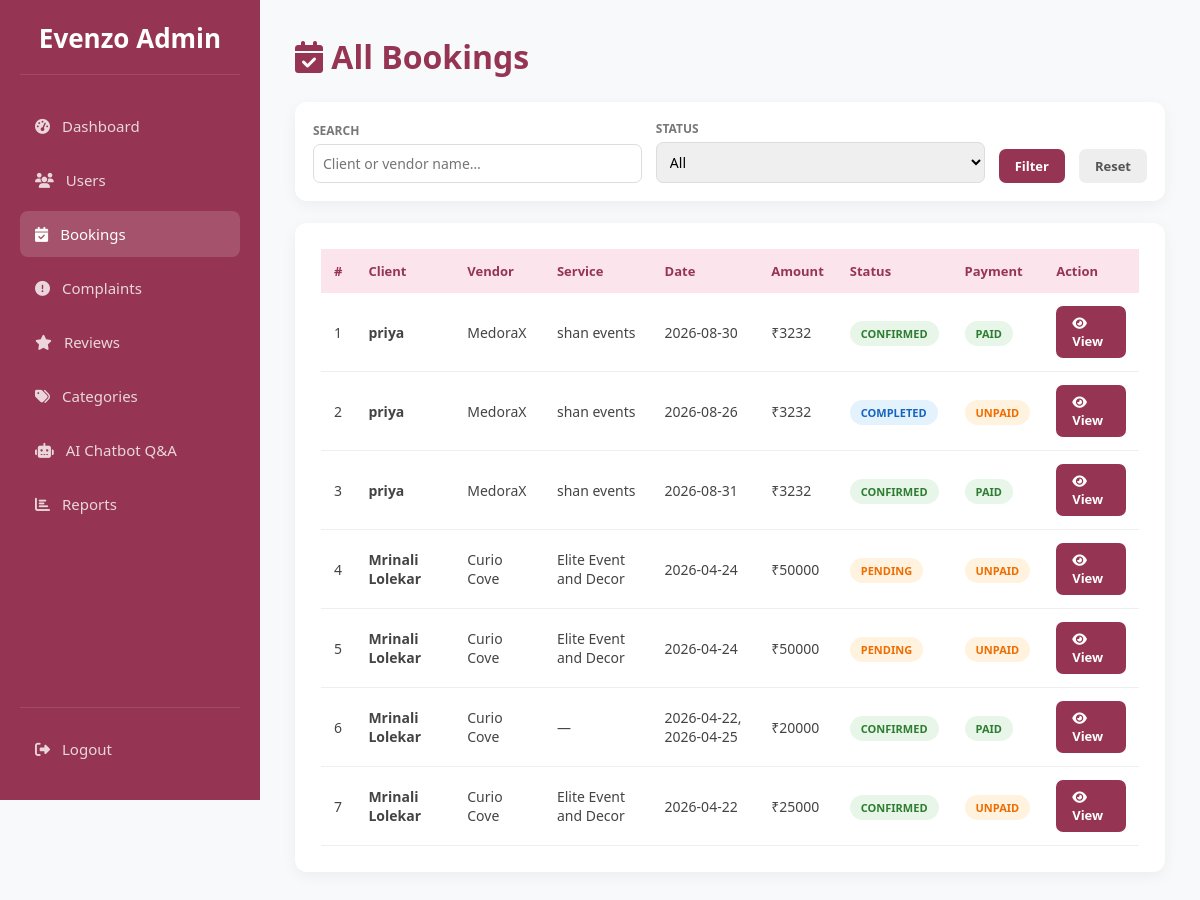
Screenshot of /admin/bookings (signed in) with the database file from the repository.
### tables this page shows
CREATE TABLE bookings (
            id INTEGER PRIMARY KEY AUTOINCREMENT,
            client_id INTEGER NOT NULL,
            manager_id INTEGER NOT NULL,
            service_id INTEGER,
            event_date DATE NOT NULL,
            status TEXT DEFAULT 'pending', -- pending, confirmed, rejected
            total_amount REAL,
            payment_status TEXT DEFAULT 'unpaid',
            created_at TIMESTAMP DEFAULT CURRENT_TIMESTAMP, client_phone TEXT, client_message TEXT, selected_package TEXT, event_location TEXT, cancelled_by TEXT, cancel_reason TEXT, transaction_id TEXT, receipt_number TEXT,
            FOREIGN KEY (client_id) REFERENCES users (id),
            FOREIGN KEY (manager_id) REFERENCES users (id),
            FOREIGN KEY (service_id) REFERENCES services (id)
        );

CREATE TABLE users (
            id INTEGER PRIMARY KEY AUTOINCREMENT,
            full_name TEXT NOT NULL,
            email TEXT UNIQUE NOT NULL,
            password TEXT NOT NULL,
            role TEXT CHECK(role IN ('user', 'admin', 'eventmanager')) NOT NULL,
            is_approved INTEGER DEFAULT 0, -- 0=Pending, 1=Approved by Admin
            created_at TIMESTAMP DEFAULT CURRENT_TIMESTAMP
        , reset_otp TEXT, is_active INTEGER DEFAULT 1);

CREATE TABLE manager_profiles (
            id INTEGER PRIMARY KEY AUTOINCREMENT,
            user_id INTEGER NOT NULL,
            business_name TEXT NOT NULL,
            phone TEXT NOT NULL,
            license_path TEXT, -- Path to uploaded JPEG/PDF license
            bio TEXT,
            base_price REAL DEFAULT 0.0,
            rating REAL DEFAULT 0.0, profile_pic TEXT, location TEXT, -- For the "Ratings/Reviews system"
            FOREIGN KEY (user_id) REFERENCES users (id) ON DELETE CASCADE
        );

CREATE TABLE services (
                id INTEGER PRIMARY KEY AUTOINCREMENT,
                manager_id INTEGER NOT NULL,
                category TEXT,
                service_name TEXT NOT NULL,
                service_location TEXT,       
                services_offered TEXT,       
                experience_years INTEGER,    
                pricing TEXT,                
                images TEXT,                 
                description TEXT, unavailable_dates TEXT, pkg_basic_name TEXT DEFAULT 'Basic (Silver)', pkg_basic_price REAL DEFAULT 0.0, pkg_basic_desc TEXT, pkg_premium_name TEXT DEFAULT 'Premium (Gold)', pkg_premium_price REAL DEFAULT 0.0, pkg_premium_desc TEXT, pkg_luxury_name TEXT DEFAULT 'Luxury (Platinum)', pkg_luxury_price REAL DEFAULT 0.0, pkg_luxury_desc TEXT, package_tier TEXT DEFAULT 'Standard', is_active INTEGER DEFAULT 1,
                FOREIGN KEY (manager_id) REFERENCES users (id) ON DELETE CASCADE
            );

### app.py (the view)
@app.route('/admin/bookings')
def admin_bookings():
    if 'user_id' not in session or session['role'] != 'admin':
        return redirect(url_for('index'))
    conn = get_db_connection()
    status_f = request.args.get('status', '')
    search   = request.args.get('q', '')
    query = '''
        SELECT b.*, u.full_name as client_name, m.business_name, s.service_name
        FROM bookings b
        JOIN users u ON b.client_id=u.id
        JOIN manager_profiles m ON b.manager_id=m.user_id
        LEFT JOIN services s ON b.service_id=s.id WHERE 1=1
    '''
    params = []
    if status_f:
        query += " AND b.status=?"
        params.append(status_f)
    if search:
        query += " AND (u.full_name LIKE ? OR m.business_name LIKE ?)"
        params += [f'%{search}%', f'%{search}%']
    query += " ORDER BY b.created_at DESC"
    bookings = conn.execute(query, params).fetchall()
    conn.close()
    return render_template('admin_bookings.html', bookings=bookings, status_f=status_f, search=search)

### app.py (called while the page is built)
def get_db_connection():
    conn = sqlite3.connect('database.db', timeout=10)
    conn.row_factory = sqlite3.Row
    conn.execute("PRAGMA foreign_keys = ON")
    return conn

### frontend/templates/admin_bookings.html (shortened to what this page needs)
<!DOCTYPE html>
<html lang="en">
<head>
<link rel="stylesheet" href="https://cdnjs.cloudflare.com/ajax/libs/font-awesome/6.4.0/css/all.min.css">
</head>
<body>
<div class="sidebar">
  <div class="logo">Evenzo Admin</div>
  <nav>
    <a class="nav-item" href="{{ url_for('admin_dashboard') }}"><i class="fas fa-tachometer-alt"></i> Dashboard</a>
    <a class="nav-item" href="{{ url_for('admin_users') }}"><i class="fas fa-users"></i> Users</a>
    <a class="nav-item active" href="{{ url_for('admin_bookings') }}"><i class="fas fa-calendar-check"></i> Bookings</a>
    <a class="nav-item" href="{{ url_for('admin_complaints') }}"><i class="fas fa-exclamation-circle"></i> Complaints</a>
    <a class="nav-item" href="{{ url_for('admin_reviews') }}"><i class="fas fa-star"></i> Reviews</a>
    <a class="nav-item" href="{{ url_for('admin_categories') }}"><i class="fas fa-tags"></i> Categories</a>
    <a class="nav-item" href="{{ url_for('admin_chatbot') }}"><i class="fas fa-robot"></i> AI Chatbot Q&A</a>
    <a class="nav-item" href="{{ url_for('admin_reports') }}"><i class="fas fa-chart-bar"></i> Reports</a>
  </nav>
  <div class="logout-box"><a class="nav-item" href="{{ url_for('logout') }}"><i class="fas fa-sign-out-alt"></i> Logout</a></div>
</div>
<div class="main">
  <h1 style="color:var(--primary);margin-bottom:24px"><i class="fas fa-calendar-check"></i> All Bookings</h1>
  <form method="GET" class="filter-bar">
    <div class="fg"><label>Search</label><input name="q" value="{{ search }}" placeholder="Client or vendor name…"></div>
    <div class="fg"><label>Status</label>
      <select name="status">
        <option value="">All</option>
      </select>
    </div>
    <button type="submit" class="btn">Filter</button>
    <a href="{{ url_for('admin_bookings') }}" class="btn" style="background:#eee;color:#555;text-decoration:none">Reset</a>
  </form>
  <div class="card">
    {% if bookings %}
    <div style="overflow-x:auto">
    <table><thead><tr><th>#</th><th>Client</th><th>Vendor</th><th>Service</th><th>Date</th><th>Amount</th><th>Status</th><th>Payment</th><th>Action</th></tr></thead><tbody>
    {% for b in bookings %}
    <tr>
      <td>{{ loop.index }}</td>
      <td><strong>{{ b.client_name }}</strong></td>
      <td>{{ b.business_name }}</td>
      <td>{{ b.service_name or '—' }}</td>
      <td>{{ b.event_date }}</td>
      <td>₹{{ "%.0f"|format(b.total_amount or 0) }}</td>
      <td><span class="badge badge-{{ b.status }}">{{ b.status }}</span></td>
      <td><span class="badge badge-{{ b.payment_status }}">{{ b.payment_status }}</span></td>
      <td><a href="{{ url_for('admin_view_booking', booking_id=b.id) }}" class="btn btn-view btn-sm"><i class="fas fa-eye"></i> View</a></td>
    </tr>
    {% endfor %}
    </tbody></table></div>
    {% else %}
    <p style="text-align:center;padding:40px;color:#aaa">No bookings found.</p>
    {% endif %}
  </div>
</div>
</body>
</html>

### frontend/templates/admin_bookings.html (style rules this page uses)
:root { --primary:#953553;--bg:#f8f9fa;--sw:260px }
* { margin:0;padding:0;box-sizing:border-box;font-family:'Segoe UI',sans-serif }
body { background:var(--bg);display:flex;min-height:100vh }
.sidebar { width:var(--sw);background:var(--primary);height:100vh;position:fixed;left:0;top:0;color:#fff;padding:20px;display:flex;flex-direction:column;z-index:1000 }
.sidebar .logo { font-size:26px;font-weight:bold;text-align:center;border-bottom:1px solid rgba(255,255,255,.1);padding-bottom:18px;margin-bottom:28px }
.nav-item { padding:13px 15px;margin-bottom:8px;border-radius:8px;display:flex;align-items:center;gap:12px;color:rgba(255,255,255,.8);text-decoration:none;transition:.3s;font-size:15px }
.nav-item:hover,.nav-item.active { background:rgba(255,255,255,.15);color:#fff }
.logout-box { margin-top:auto;padding-top:18px;border-top:1px solid rgba(255,255,255,.1) }
.main { margin-left:var(--sw);width:calc(100% - var(--sw));padding:35px;min-height:100vh }
.card { background:#fff;border-radius:12px;padding:26px;box-shadow:0 4px 15px rgba(0,0,0,.05);margin-bottom:26px }
.filter-bar { display:flex;gap:14px;background:#fff;padding:18px;border-radius:12px;box-shadow:0 4px 15px rgba(0,0,0,.05);margin-bottom:22px;flex-wrap:wrap;align-items:flex-end }
.fg { display:flex;flex-direction:column;flex:1;min-width:160px }
.fg label { font-size:12px;font-weight:bold;color:#777;margin-bottom:5px;text-transform:uppercase }
.fg input,.fg select { padding:9px;border:1px solid #ddd;border-radius:7px;font-size:14px;outline:none }
table { width:100%;border-collapse:collapse }
th { text-align:left;padding:13px;background:#fce4ec;color:var(--primary);font-size:13px }
td { padding:13px;border-bottom:1px solid #eee;font-size:14px;color:#444;vertical-align:middle }
.badge { padding:5px 11px;border-radius:20px;font-size:11px;font-weight:bold;text-transform:uppercase }
.badge-pending { background:#fff3e0;color:#ef6c00 }
.badge-confirmed { background:#e8f5e9;color:#2e7d32 }
.badge-completed { background:#e3f2fd;color:#1565c0 }
.badge-paid { background:#e8f5e9;color:#2e7d32 }
.badge-unpaid { background:#fff3e0;color:#ef6c00 }
.btn { display:inline-block;padding:8px 16px;border-radius:7px;font-weight:600;font-size:13px;text-decoration:none;border:none;cursor:pointer;background:var(--primary);color:#fff;transition:.2s }

### rows the page displays
bookings: client_name "priya", business_name "MedoraX", service_name "shan events", event_date "2026-08-30", total_amount "3232", status "CONFIRMED", payment_status "PAID"
bookings: client_name "priya", business_name "MedoraX", service_name "shan events", event_date "2026-08-26", total_amount "3232", status "COMPLETED", payment_status "UNPAID"
bookings: client_name "priya", business_name "MedoraX", service_name "shan events", event_date "2026-08-31", total_amount "3232", status "CONFIRMED", payment_status "PAID"
bookings: client_name "Mrinali Lolekar", business_name "Curio Cove", service_name "Elite Event and Decor", event_date "2026-04-24", total_amount "50000", status "PENDING", payment_status "UNPAID"
bookings: client_name "Mrinali Lolekar", business_name "Curio Cove", service_name "Elite Event and Decor", event_date "2026-04-24", total_amount "50000", status "PENDING", payment_status "UNPAID"
bookings: client_name "Mrinali Lolekar", business_name "Curio Cove", service_name "—", event_date "2026-04-22, 2026-04-25", total_amount "20000", status "CONFIRMED", payment_status "PAID"
bookings: client_name "Mrinali Lolekar", business_name "Curio Cove", service_name "Elite Event and Decor", event_date "2026-04-22", total_amount "25000", status "CONFIRMED", payment_status "UNPAID"
